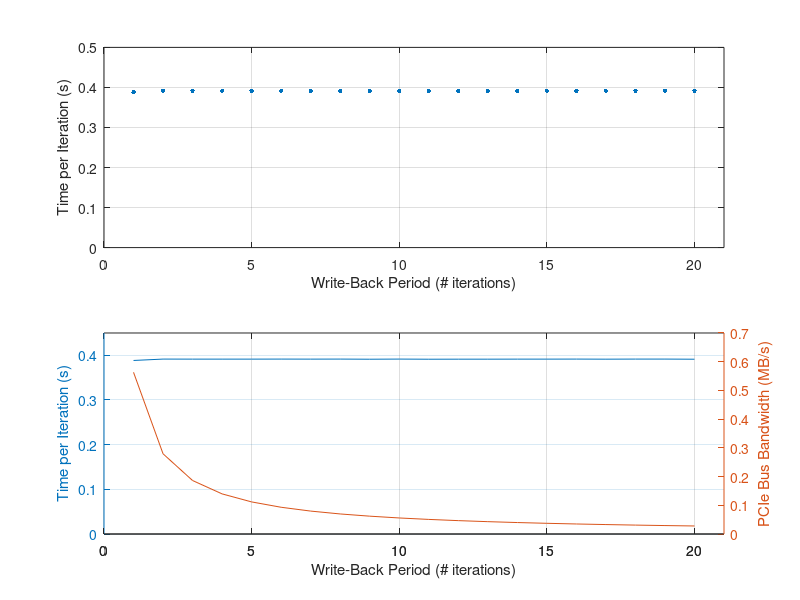

This chart was generated by the following MATLAB code:
clear,clc;
close all;

runs = [
		8192 100 1 38.849998;
		8192 100 2 39.160000;
		8192 100 3 39.150002;
		8192 100 4 39.150002;
		8192 100 5 39.150002;
		8192 100 6 39.160000;
		8192 100 7 39.150002;
		8192 100 8 39.160000;
		8192 100 9 39.130001;
		8192 100 10 39.160000;
		8192 100 11 39.130001;
		8192 100 12 39.139999;
		8192 100 13 39.139999;
		8192 100 14 39.150002;
		8192 100 15 39.150002;
		8192 100 16 39.160000;
		8192 100 17 39.139999;
		8192 100 18 39.160000;
		8192 100 19 39.160000;
		8192 100 20 39.130001;
	];

wbp = runs(:,3);
tpi = runs(:,4)./runs(:,2);
bw  = (runs(:,1)*4*7)./(wbp.*tpi)./2^20;

figure

subplot(2,1,1)
plot(wbp, tpi, '.', 'MarkerSize', 10)
grid on
xlim([0 21])
ylim([0 0.5])
xlabel('Write-Back Period (# iterations)')
ylabel('Time per Iteration (s)')

subplot(2,1,2)
plot(wbp, bw, 'r.', 'MarkerSize', 10)
grid on
xlim([0 21])
xlabel('Write-Back Period (# iterations)')
ylabel('PCIe Bus Bandwidth (MB/s)')



%%
[ax,h1,h2] = plotyy(wbp, tpi, wbp, bw, 'plot');
xlabel(ax(1), 'Write-Back Period (# iterations)');
ylabel(ax(1), 'Time per Iteration (s)');
ylabel(ax(2), 'PCIe Bus Bandwidth (MB/s)');
xlim(ax(1), [0 max(wbp)+1]);
xlim(ax(2), [0 max(wbp)+1]);
ylim(ax(1), [0 0.45]);
grid on

gcf

% set(get(AX(1), 'xlabel', 'Write-Back Period (# iterations)')
ylabel('Time per Iteration (s)')

